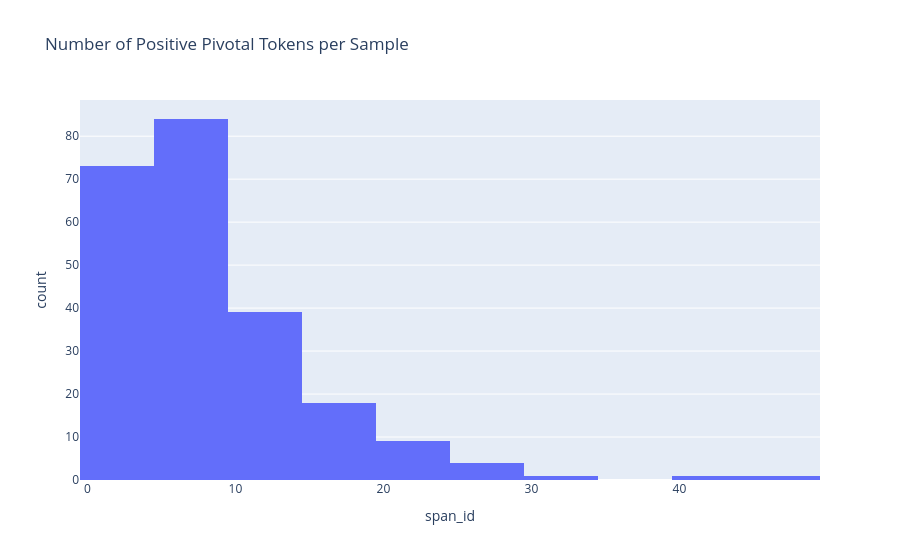

Notebook cell for this chart:
### Code cell
counts = df.groupby('sample_id', as_index=False).agg({'span_id': 'nunique'})
px.histogram(counts, x='span_id', nbins=20, title='Number of Positive Pivotal Tokens per Sample').show()

### Figure 1 — Plotly figure (JSON) as saved in the notebook; plotly's stock layout.template omitted (floating-point values rounded to 4 significant figures; data arrays with more than 128 entries replaced by an {"elided": "..."} marker saying what was removed)
{"data": [{"bingroup": "x", "hovertemplate": "span_id=%{x}<br>count=%{y}<extra></extra>", "legendgroup": "", "marker": {"color": "#636efa", "pattern": {"shape": ""}}, "name": "", "nbinsx": 20, "orientation": "v", "showlegend": false, "type": "histogram", "x": {"elided": "230 int values"}, "xaxis": "x", "yaxis": "y"}], "layout": {"barmode": "relative", "legend": {"tracegroupgap": 0}, "title": {"text": "Number of Positive Pivotal Tokens per Sample"}, "xaxis": {"anchor": "y", "domain": [0, 1], "title": {"text": "span_id"}}, "yaxis": {"anchor": "x", "domain": [0, 1], "title": {"text": "count"}}}}
